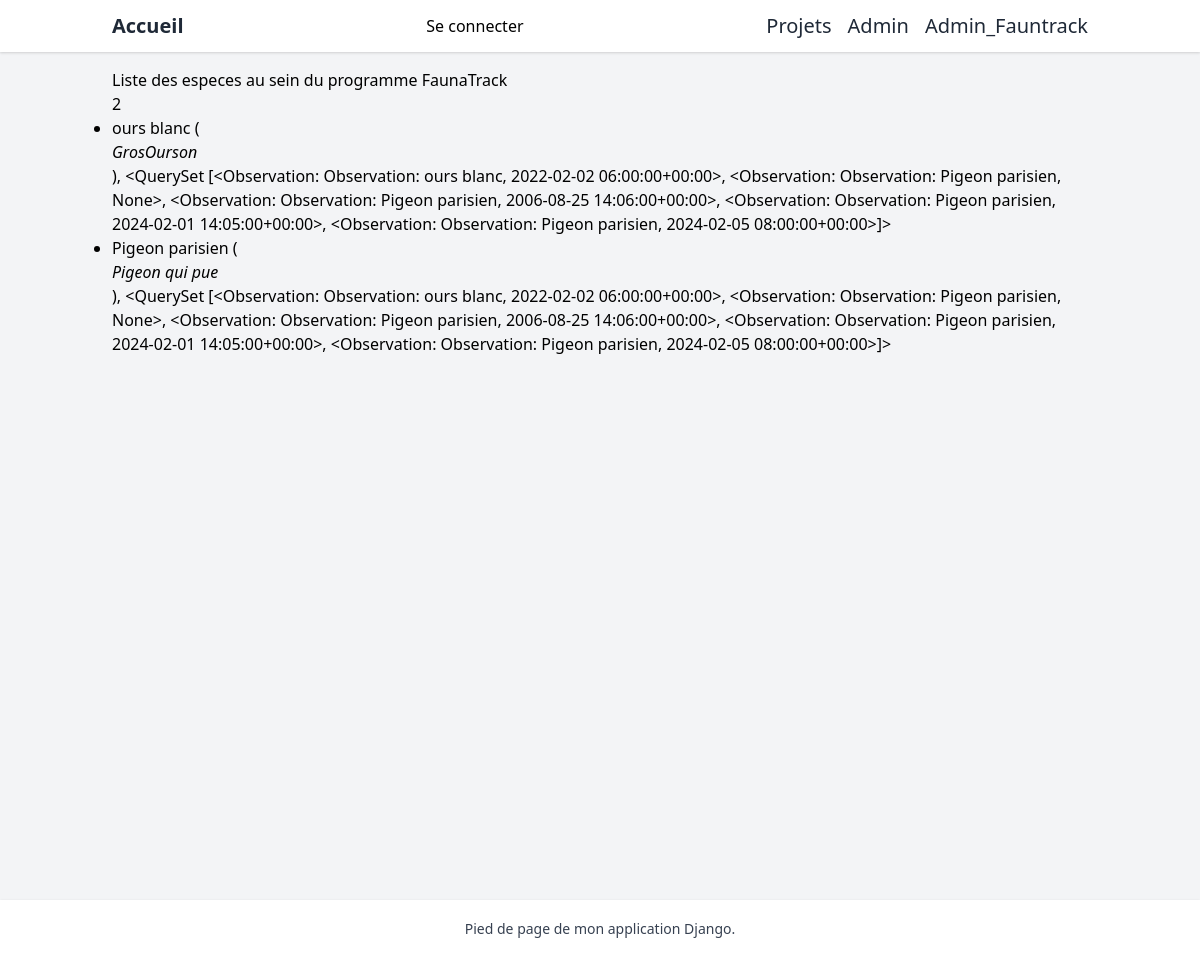
The page /faunatrack/especes/ on the database its author committed.
### faunatrack/models.py (models this page shows, shortened)
class Espece(models.Model):
    STATUT = [
        ("DISPARU", "En voie de disparition"), # pour aficher la deuxieme .get_statut_display()
        ("DANGER", "En danger"),
        ("PROTEGE", "Protégé"),
        ("INCONNU", "On sait pas!")
    ]
    nom_commun = models.CharField(max_length=250)
    nom_scientifique = models.CharField(max_length=250, null=True)  # si pas d'entree, valeur nulle par défaut
    statut = models.CharField(max_length=250, choices=STATUT, default="INCONNU")

class Observation(models.Model):
    date_observation = models.DateTimeField(blank=True, null=True)
    espece = models.ForeignKey(Espece, related_name="observations", on_delete=models.CASCADE)
    quantite = models.IntegerField()
    latitude = models.DecimalField(max_digits=9, decimal_places=6, validators=[validate_latitude], help_text="je suis l'aide") # own validator
    longitude = models.DecimalField(max_digits=9, decimal_places=6, validators=[MaxValueValidator(limit_value=180), MinValueValidator(limit_value=-180)])
    notes = models.TextField(default="Pas de notes")
    photos = models.ImageField(upload_to="faunatrack/static/observations_photos/", null=True, blank=True)
    scientifique = models.ForeignKey(Scientifique, related_name="observation", on_delete=models.SET_NULL, null=True)
    def __str__(self):
        return f"Observation: {self.espece.nom_commun}, {self.date_observation}"

### faunatrack/views.py (the view)
# urls.py: path("especes/", EspeceListView.as_view(), name="espece_list"),
class EspeceListView(ListView):
    model = Espece
    template_name = "espece_list.html"
    def get_context_data(self, **kwargs: Any) -> dict[str, Any]:
        context = super().get_context_data(**kwargs)
        context["nb_espece"] = self.model.objects.count()
        context["observations"] = Observation.objects.prefetch_related()
        return context

### faunatrack/templates/espece_list.html
{% extends "base.html" %}
{% block content %}
    <h1> Liste des especes au sein du programme FaunaTrack</h1>
    <p>{{ nb_espece }}</p>
    {% for espece in espece_list %}
        <ul class="list-disc">
            <li>{{ espece.nom_commun }} (<p class="italic">{{ espece.nom_scientifique  }}</p>), {{ observations }}</li>
        </ul>
    {%  empty %}
        <p> Il n'y a pas d'espèces recensées ... :( </p>
    {% endfor %}
{% endblock content%}

### rows shown on the page
Espece: nom_commun "ours blanc", nom_scientifique "GrosOurson"
Observation: espece+date_observation "<QuerySet [<Observation: Observation: ours blanc, 2022-02-02 06:00:00+00:00>, <Observation: Observation: Pigeon parisien, None>, <Observation: Observation: Pigeon parisien, 2006-08-25 14:06:00+00:00>, <Observation: Observation: Pigeon parisien, 2024-02-01 14:05:00+00:00>, <Observation: Observation: Pigeon parisien, 2024-02-05 08:00:00+00:00>]>"
Espece: nom_commun "Pigeon parisien", nom_scientifique "Pigeon qui pue"

### other values the page prints
{{ nb_espece }} "2"
